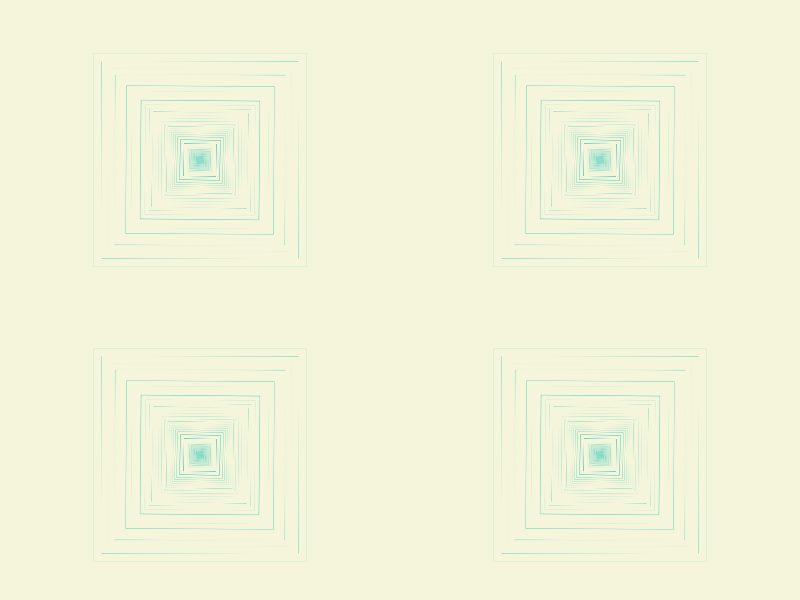
Frame 1 (no input)
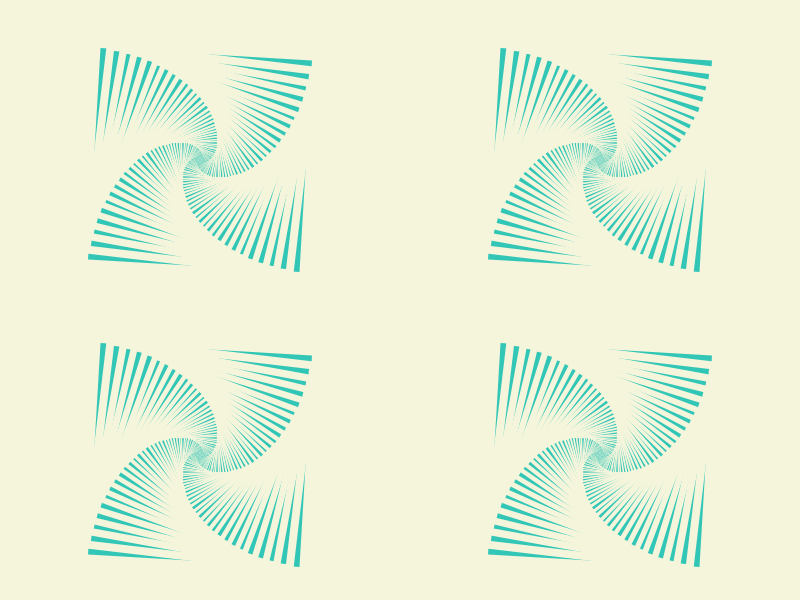
Frame 60 (the mouse pressed at the canvas centre just before this capture)
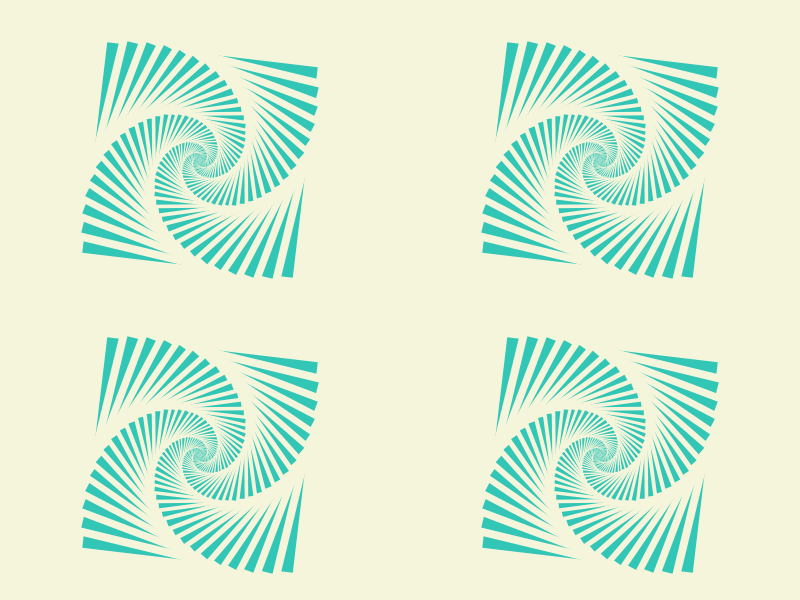
Frame 120 (the mouse held since frame 60 and released just before this capture)

The Processing sketch that drew these frames (run headless with seeded random() and noise(); from frame 60 on, the mouse is pressed at the canvas centre):

// Processing sketch: Morales_Consuelo
// ── Morales_Consuelo.pde
float angulo;

void setup() {
  size(800, 600);
}

void draw() {
  background(245, 245, 220);

  //angulo de rotacion
  angulo += 0.001;

  //4 figuras
  strokeWeight(20);
  stroke(245, 245, 220);

  pushMatrix();
  translate(200, 160); 
  scale(0.46);
  dibujo();
  popMatrix();

  pushMatrix();
  translate(600, 160); 
  scale(0.46);
  dibujo();
  popMatrix();

  pushMatrix();
  translate(600, 455); 
  scale(0.46);
  dibujo();
  popMatrix();

  pushMatrix();
  translate(200, 455); 
  scale(0.46);
  dibujo();
  popMatrix();

  //direccion de rotacion segun el boton del mouse
  if (mousePressed && (mouseButton == LEFT)) {
    angulo -= 0.01;
  } else if (mousePressed && (mouseButton == RIGHT)) {
    angulo += 0.01;
  }
}

void dibujo() {
  // rectangulos
  for (int i=0; i<80; i++) {
    rotate(angulo);
    scale(0.93); //influye en la velocidad
    rectMode(CENTER);
    fill (50, 198, 182); // color celeste
    rect(0, 0, 515, 515);
    
    // cambio de color segun teclas
    if (key== 'a') { 
      fill(153, 87, 205); //lila
      rect(0, 0, 515, 515);
    }

    if (key== 'b') { 
      fill(67, 142, 200); // azul
      rect(0, 0, 515, 515);
    }

    if (key== 'c') { 
      fill(219, 73, 172); // rosado
      rect(0, 0, 515, 515);
    }
  }
}
